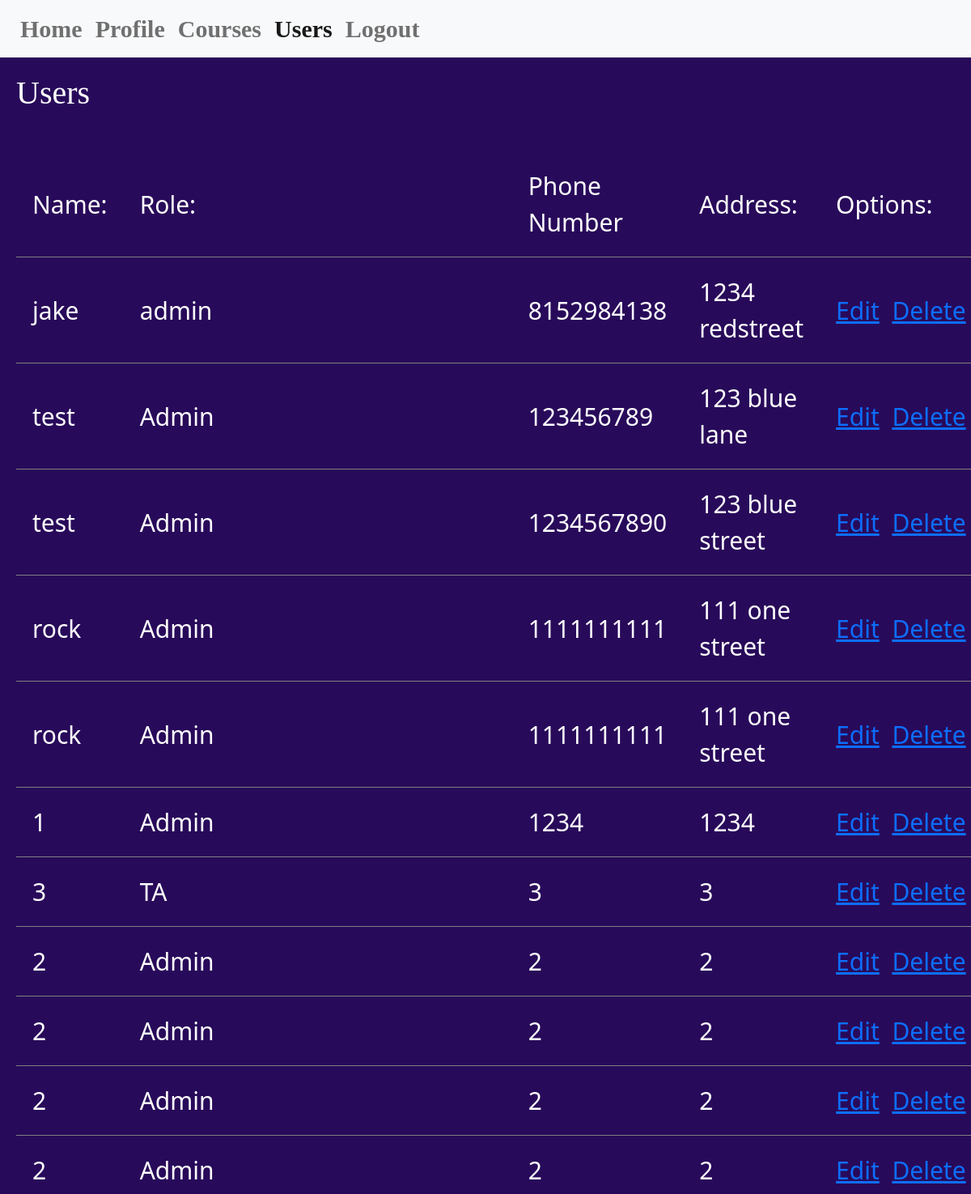
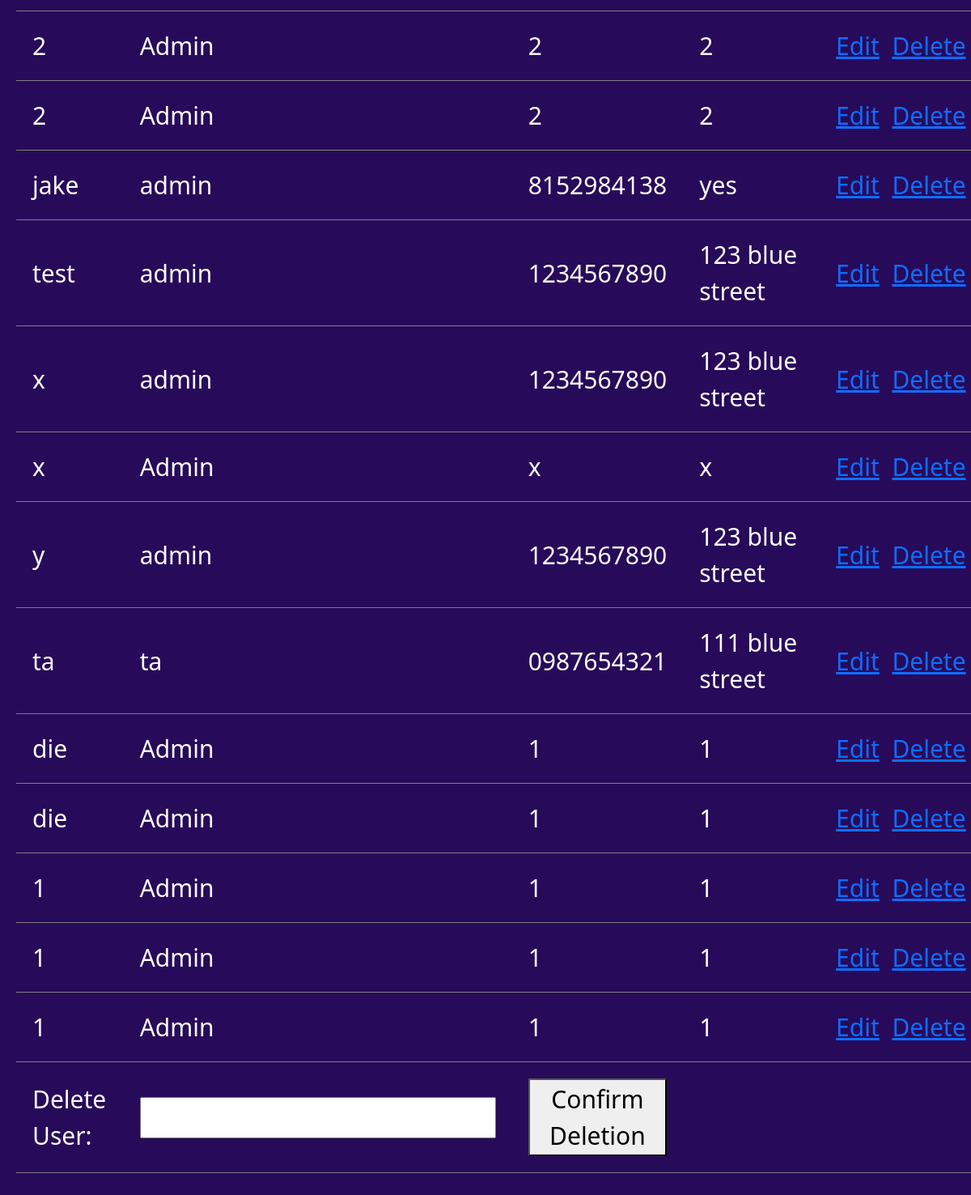
/viewuser/ (signed in), run on the app's committed database (2 pictures, top to bottom).
### PurplePanda/models.py (models this page shows, shortened)
class MyUser(models.Model):
    name = models.CharField(max_length=20)
    password = models.CharField(max_length=20)
    role = models.CharField(max_length=20)
    phoneNumber = models.CharField(max_length=10, default=None, null=True)
    address = models.CharField(max_length=30, default=None, null=True)

### PurplePanda/views.py (the view, shortened to what this page needs)
# urls.py: path('viewuser/', DataView.as_view(), name='viewuser'),
class DataView(View):
    def get(self, request):
        x = list(MyUser.objects.all())
        temp = request.session.get("name")
        temp = MyUser.objects.get(name=temp)
        return render(request, "viewuser.html", {'print': x, 'current': temp})

### templates/viewuser.html (shortened to what this page needs)
{% load static %}
<!DOCTYPE html>
<html lang="en">
<head>
    <link href="https://cdn.jsdelivr.net/npm/bootstrap@5.0.2/dist/css/bootstrap.min.css" rel="stylesheet">
    <link href="{% static 'css/loginstyle.css' %}" rel="stylesheet" type="text/css"/>
</head>
<body>
    <nav class="navbar navbar-expand-lg navbar-light bg-light">
        <div class="container-fluid">
            <div class="collapse navbar-collapse" id="navbarNavAltMarkup">
                <div class="navbar-nav">
                <a class="nav-link" href="/home">Home</a>
                <a class="nav-link" href="/profile">Profile</a>
                <a class="nav-link" href= "/viewcourse">Courses</a>
                <a class="nav-link active" aria-current="page" href="/viewuser">Users</a>
                <a class="nav-link" href= "/">Logout</a>
                </div>
            </div>
        </div>
    </nav>
    <h1 class="header2">Users</h1>
    <div class="users">
    <div class="table">
            <table class="loginTable">
                <tr>
                    <td>Name: </td>
                    <td>Role: </td>
                    <td>Phone Number</td>
                    <td>Address: </td>
                    <td>Options: </td>
                </tr>
                {% for i in print %}
                <tr>
                    <td>{{ i.name }} </td>
                    <td>{{ i.role }}</td>
                    <td>{{ i.phoneNumber }}</td>
                    <td>{{ i.address }}</td>
                    <td><a href="/createuser">Edit</a>&nbsp&nbsp<a href="">Delete</a></td>
                </tr>
            {% endfor %}
            <form action="/viewuser/" method="post">
                <tr>
                    <td>Delete User: </td>
                    <td><input type="text" name="n"></td>
                    <td><button type = "submit">Confirm Deletion</button></td>
                </tr>
            </form>
            </table>
        </div>
    </div>
</body>
</html>

### static/css/loginstyle.css (style rules this page uses)
.header2 { alignment: left; color:white; padding:20px; font-family: serif, Georgia; }
body { background-color: rgb(40,10,90); border-style:none; }
.users { padding:20px; font-size:25px; color:white; }
tr,td { padding:20px; }
.loginTable { padding:100px; margin-left: auto; margin-right: auto; color: white; font-size: 30px; }
.navbar { background-color: white; color: purple; border-style:none; font-weight: bold; font-size: 30px; padding:5px; font-family: serif, Georgia; }

### data on the page
MyUser: name "jake", role "admin", phoneNumber "8152984138", address "1234 redstreet"
MyUser: name "test", role "Admin", phoneNumber "123456789", address "123 blue lane"
MyUser: name "test", role "Admin", phoneNumber "1234567890", address "123 blue street"
MyUser: name "rock", role "Admin", phoneNumber "1111111111", address "111 one street"
MyUser: name "rock", role "Admin", phoneNumber "1111111111", address "111 one street"
MyUser: name "1", role "Admin", phoneNumber "1234", address "1234"
MyUser: name "3", role "TA", phoneNumber "3", address "3"
MyUser: name "2", role "Admin", phoneNumber "2", address "2"
MyUser: name "2", role "Admin", phoneNumber "2", address "2"
MyUser: name "2", role "Admin", phoneNumber "2", address "2"
MyUser: name "2", role "Admin", phoneNumber "2", address "2"
MyUser: name "2", role "Admin", phoneNumber "2", address "2"
MyUser: name "2", role "Admin", phoneNumber "2", address "2"
MyUser: name "jake", role "admin", phoneNumber "8152984138", address "yes"
MyUser: name "test", role "admin", phoneNumber "1234567890", address "123 blue street"
MyUser: name "x", role "admin", phoneNumber "1234567890", address "123 blue street"
MyUser: name "x", role "Admin", phoneNumber "x", address "x"
MyUser: name "y", role "admin", phoneNumber "1234567890", address "123 blue street"
MyUser: name "ta", role "ta", phoneNumber "0987654321", address "111 blue street"
MyUser: name "die", role "Admin", phoneNumber "1", address "1"
MyUser: name "die", role "Admin", phoneNumber "1", address "1"
MyUser: name "1", role "Admin", phoneNumber "1", address "1"
MyUser: name "1", role "Admin", phoneNumber "1", address "1"
MyUser: name "1", role "Admin", phoneNumber "1", address "1"
